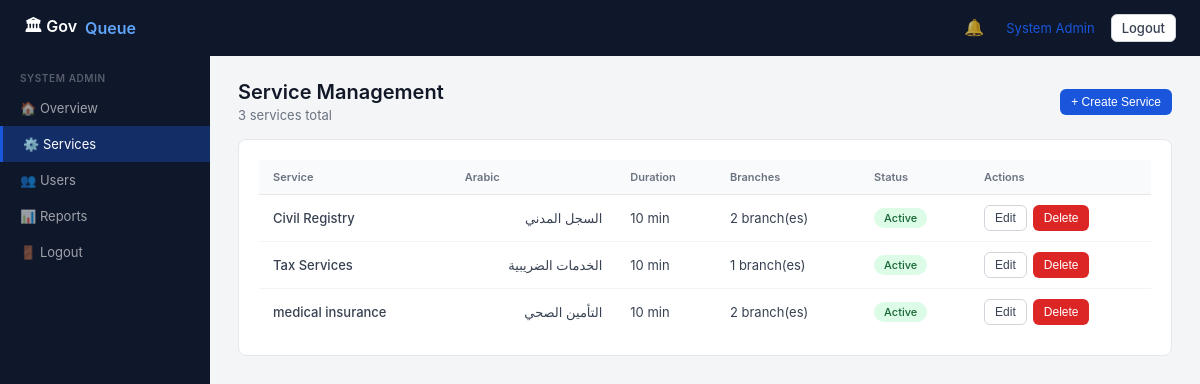
/admin/services (signed in), run on the app's committed database.
### tables this page shows
CREATE TABLE user (
    id INTEGER PRIMARY KEY AUTOINCREMENT,
    full_name TEXT NOT NULL,
    phone TEXT NOT NULL UNIQUE,
    password_hash TEXT NOT NULL,
    national_id TEXT,
    role TEXT NOT NULL DEFAULT 'citizen',  -- guest,citizen,staff,validation_staff,supervisor,admin
    preferred_language TEXT DEFAULT 'en',
    is_active INTEGER DEFAULT 1,
    branch_id INTEGER REFERENCES branch(id)
);

CREATE TABLE service (
    id INTEGER PRIMARY KEY AUTOINCREMENT,
    organization_id INTEGER NOT NULL REFERENCES organization(id),
    name TEXT NOT NULL,
    name_ar TEXT,
    estimated_duration_minutes INTEGER DEFAULT 10,
    is_active INTEGER DEFAULT 1
);

### app.py (the view, shortened to what this page needs)
@app.route('/admin/services', methods=['GET','POST'])
@login_required
@role_required('admin')
def admin_services():
    org = query("SELECT id FROM organization LIMIT 1", one=True)
    if not org:
        flash("No organization configured. Please run seed.py first.", "error")
        return redirect(url_for('admin_dashboard'))
    orphans = query("""SELECT s.id, s.estimated_duration_minutes FROM service s
                       LEFT JOIN branch_service bs ON bs.service_id=s.id
                       WHERE s.is_active=1 AND s.organization_id=?
                       GROUP BY s.id HAVING COUNT(bs.id)=0""", (org['id'],))
    for svc in orphans:
        provision_service_branches(svc['id'], svc['estimated_duration_minutes'])
    services = query("""SELECT s.*, COUNT(DISTINCT bs.id) as branch_count
                        FROM service s LEFT JOIN branch_service bs ON bs.service_id=s.id
                        WHERE s.organization_id=? AND s.is_active=1
                        GROUP BY s.id ORDER BY s.name""", (org['id'],))
    return render_template('admin/services.html', services=services,
                           user=current_user(), unread=unread_count())

### app.py (called while the page is built)
def login_required(f):
    @wraps(f)
    def decorated(*args, **kwargs):
        if 'user_id' not in session:
            return redirect(url_for('login'))
        return f(*args, **kwargs)
    return decorated

def role_required(*roles):
    def decorator(f):
        @wraps(f)
        def decorated(*args, **kwargs):
            if session.get('role') not in roles:
                flash("Access denied.", "error")
                return redirect(url_for('index'))
            return f(*args, **kwargs)
        return decorated
    return decorator

def current_user():
    if 'user_id' not in session:
        return None
    return query("SELECT * FROM user WHERE id=?", (session['user_id'],), one=True)

def unread_count():
    if 'user_id' not in session:
        return 0
    r = query("SELECT COUNT(*) as c FROM notification WHERE user_id=? AND is_read=0", (session['user_id'],), one=True)
    return r['c'] if r else 0

@app.context_processor
def inject_globals():
    return {'unread': unread_count()}

### db.py (called while the page is built)
def get_db():
    conn = sqlite3.connect(DB_PATH)
    conn.row_factory = sqlite3.Row
    conn.execute("PRAGMA foreign_keys = ON")
    return conn

def query(sql, args=(), one=False):
    conn = get_db()
    cur = conn.execute(sql, args)
    rv = cur.fetchall()
    conn.close()
    return (rv[0] if rv else None) if one else rv

### templates/admin/services.html (shortened to what this page needs)
{% extends 'base.html' %}
{% block content %}
<div class="with-sidebar">
  <div class="sidebar">
    <div class="sidebar-section">
      <div class="sidebar-lbl">System Admin</div>
      <a href="/admin" class="sidebar-item">🏠 Overview</a>
      <a href="/admin/services" class="sidebar-item active">⚙️ Services</a>
      <a href="/admin/users" class="sidebar-item">👥 Users</a>
      <a href="/admin/reports" class="sidebar-item">📊 Reports</a>
      <a href="/logout" class="sidebar-item">🚪 Logout</a>
    </div>
  </div>
  <div class="main-area">
    <div class="flex-between mb-4">
      <div class="page-header" style="margin:0"><h2>Service Management</h2><p>{{ services|length }} services total</p></div>
      <button class="btn btn-primary btn-sm" onclick="document.getElementById('create-form').style.display='block'">+ Create Service</button>
    </div>
    <div class="card">
      <div class="table-wrap">
        <table>
          <thead><tr><th>Service</th><th>Arabic</th><th>Duration</th><th>Branches</th><th>Status</th><th>Actions</th></tr></thead>
          <tbody>
            {% for s in services %}
            <tr>
              <td style="font-weight:500">{{ s.name }}</td>
              <td dir="rtl">{{ s.name_ar or '—' }}</td>
              <td>{{ s.estimated_duration_minutes }} min</td>
              <td>{{ s.branch_count }} branch(es)</td>
              <td><span class="tag {% if s.is_active %}tag-green{% else %}tag-gray{% endif %}">{% if s.is_active %}Active{% else %}Inactive{% endif %}</span></td>
              <td>
                <div style="display:flex;gap:6px">
                  <button type="button" class="btn btn-sm btn-secondary"
                    data-id="{{ s.id }}"
                    data-name="{{ s.name }}"
                    data-name-ar="{{ s.name_ar or '' }}"
                    data-duration="{{ s.estimated_duration_minutes }}"
                    onclick="editService(this)">Edit</button>
                  <form method="POST" style="display:inline">
                    <button type="submit" class="btn btn-sm btn-danger"
                      onclick="return confirm('Delete this service? It will be removed from booking.')">Delete</button>
                  </form>
                </div>
              </td>
            </tr>
            {% endfor %}
          </tbody>
        </table>
      </div>
    </div>
  </div>
</div>
{% endblock %}

### templates/base.html (shortened to what this page needs)
<!DOCTYPE html>
<html lang="en">
<head>
</head>
<body>
<nav class="navbar">
  <a href="/" class="navbar-brand">🏛 Gov<span>Queue</span></a>
  <div class="navbar-right">
    {% if session.user_id %}
      <div class="notif-wrap" id="notif-wrap">
        <button type="button" class="notif-btn" id="notif-btn" aria-label="Notifications">
          🔔{% if unread > 0 %}<span class="notif-badge" id="notif-badge">{{ unread }}</span>{% endif %}
        </button>
      </div>
      <a href="/dashboard">{{ session.name }}</a>
      <a href="/logout" class="btn btn-sm btn-secondary">Logout</a>
    {% else %}
      <a href="/login">Login</a>
      <a href="/register" class="btn btn-sm btn-primary">Register</a>
    {% endif %}
  </div>
</nav>
{% block content %}{% endblock %}
</body>
</html>

### templates/base.html (style rules this page uses)
* { box-sizing:border-box;margin:0;padding:0 }
body { font-family:-apple-system,BlinkMacSystemFont,'Segoe UI',sans-serif;background:#f4f5f7;color:#1a1a2e;min-height:100vh }
a { color:#1a56db;text-decoration:none }
.navbar { background:#0f172a;padding:0 24px;height:56px;display:flex;align-items:center;justify-content:space-between }
.navbar-brand { color:#fff;font-size:16px;font-weight:600;display:flex;align-items:center;gap:8px }
.navbar-brand span { color:#60a5fa }
.navbar-right { display:flex;align-items:center;gap:16px }
.navbar-right a { color:rgba(96 165 250,.7);font-size:13px }
.btn { display:inline-flex;align-items:center;gap:6px;padding:7px 16px;border-radius:6px;font-size:13px;font-weight:500;cursor:pointer;border:1px solid transparent;transition:opacity .15s }
.btn-primary { background:#1a56db;color:#fff }
.btn-secondary { background:#fff;color:#374151;border-color:#d1d5db }
.btn-danger { background:#dc2626;color:#fff }
.btn-sm { padding:5px 10px;font-size:12px }
.with-sidebar { display:flex;min-height:calc(100vh - 56px) }
.sidebar { width:210px;background:#0f172a;padding:0;flex-shrink:0 }
.sidebar-section { padding:12px 0 }
.sidebar-lbl { font-size:10px;font-weight:600;color:rgba(255,255,255,.3);padding:4px 20px 6px;text-transform:uppercase;letter-spacing:.06em }
.sidebar-item { display:flex;align-items:center;gap:10px;padding:10px 20px;font-size:13px;color:rgba(255,255,255,.6);cursor:pointer;transition:background .1s }
.sidebar-item.active { background:rgba(26,86,219,.35);color:#fff;border-left:3px solid #1a56db }
.main-area { flex:1;padding:24px 28px;overflow:auto }
.card { background:#fff;border:1px solid #e5e7eb;border-radius:8px;padding:20px }
.table-wrap { overflow-x:auto }
table { width:100%;border-collapse:collapse;font-size:13px }
th { text-align:left;padding:10px 14px;font-size:11px;font-weight:600;color:#6b7280;border-bottom:1px solid #e5e7eb;background:#f9fafb }
td { padding:10px 14px;border-bottom:1px solid #f3f4f6;color:#374151 }
tr:last-child td { border-bottom:none }
.tag { display:inline-flex;align-items:center;padding:3px 10px;border-radius:20px;font-size:11px;font-weight:500 }
.tag-green { background:#dcfce7;color:#166534 }
.page-header { margin-bottom:20px }
.page-header h2 { font-size:20px;font-weight:600;color:#111827 }
.page-header p { font-size:13px;color:#6b7280;margin-top:3px }
.notif-wrap { position:relative }
.notif-btn { background:none;border:none;color:rgba(255,255,255,.7);font-size:16px;cursor:pointer;padding:4px 6px;border-radius:6px;line-height:1 }
.mb-4 { margin-bottom:16px }
.flex-between { display:flex;justify-content:space-between;align-items:center }

### data on the page
user: name "System Admin"
service: name "Civil Registry", name_ar "السجل المدني", estimated_duration_minutes "10", branch_count "2", is_active "Active"
service: name "Tax Services", name_ar "الخدمات الضريبية", estimated_duration_minutes "10", branch_count "1", is_active "Active"
service: name "medical insurance", name_ar "التأمين الصحي", estimated_duration_minutes "10", branch_count "2", is_active "Active"

### other printed values
{{ services|length }} "3"
